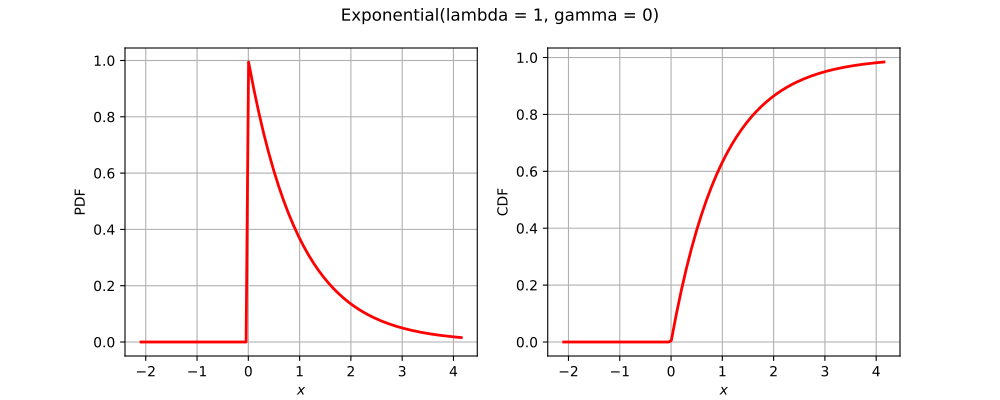

Recreate this plot in Python.
import openturns as ot
from matplotlib import pyplot as plt
from openturns.viewer import View
if ot.Exponential().__class__.__name__ == 'Bernoulli':
    distribution = ot.Bernoulli(0.7)
elif ot.Exponential().__class__.__name__ == 'Binomial':
    distribution = ot.Binomial(5, 0.2)
elif ot.Exponential().__class__.__name__ == 'ComposedDistribution':
    copula = ot.IndependentCopula(2)
    marginals = [ot.Uniform(1.0, 2.0), ot.Normal(2.0, 3.0)]
    distribution = ot.ComposedDistribution(marginals, copula)
elif ot.Exponential().__class__.__name__ == 'CumulativeDistributionNetwork':
    coll = [ot.Normal(2),ot.Dirichlet([0.5, 1.0, 1.5])]
    distribution = ot.CumulativeDistributionNetwork(coll, ot.BipartiteGraph([[0,1], [0,1]]))
elif ot.Exponential().__class__.__name__ == 'Histogram':
    distribution = ot.Histogram([-1.0, 0.5, 1.0, 2.0], [0.45, 0.4, 0.15])
elif ot.Exponential().__class__.__name__ == 'KernelMixture':
    kernel = ot.Uniform()
    sample = ot.Normal().getSample(5)
    bandwith = [1.0]
    distribution = ot.KernelMixture(kernel, bandwith, sample)
elif ot.Exponential().__class__.__name__ == 'MaximumDistribution':
    coll = [ot.Uniform(2.5, 3.5), ot.LogUniform(1.0, 1.2), ot.Triangular(2.0, 3.0, 4.0)]
    distribution = ot.MaximumDistribution(coll)
elif ot.Exponential().__class__.__name__ == 'Multinomial':
    distribution = ot.Multinomial(5, [0.2])
elif ot.Exponential().__class__.__name__ == 'RandomMixture':
    coll = [ot.Triangular(0.0, 1.0, 5.0), ot.Uniform(-2.0, 2.0)]
    weights = [0.8, 0.2]
    cst = 3.0
    distribution = ot.RandomMixture(coll, weights, cst)
elif ot.Exponential().__class__.__name__ == 'TruncatedDistribution':
    distribution = ot.TruncatedDistribution(ot.Normal(2.0, 1.5), 1.0, 4.0)
elif ot.Exponential().__class__.__name__ == 'UserDefined':
    distribution = ot.UserDefined([[0.0], [1.0], [2.0]], [0.2, 0.7, 0.1])
elif ot.Exponential().__class__.__name__ == 'ZipfMandelbrot':
    distribution = ot.ZipfMandelbrot(10, 2.5, 0.3)
else:
    distribution = ot.Exponential()
dimension = distribution.getDimension()
title = str(distribution)[:100].split('\n')[0]
if dimension == 1:
    distribution.setDescription(['$x$'])
    pdf_graph = distribution.drawPDF()
    cdf_graph = distribution.drawCDF()
    fig = plt.figure(figsize=(10, 4))
    pdf_axis = fig.add_subplot(121)
    cdf_axis = fig.add_subplot(122)
    View(pdf_graph, figure=fig, axes=[pdf_axis], add_legend=False)
    View(cdf_graph, figure=fig, axes=[cdf_axis], add_legend=False)
    fig.suptitle(title)
elif dimension == 2:
    distribution.setDescription(['$x_1$', '$x_2$'])
    pdf_graph = distribution.drawPDF()
    pdf_graph.setTitle(title)
    fig = plt.figure(figsize=(10, 5))
    pdf_axis = fig.add_subplot(111)
    View(pdf_graph, figure=fig, axes=[pdf_axis], add_legend=False, square_axes=True)
